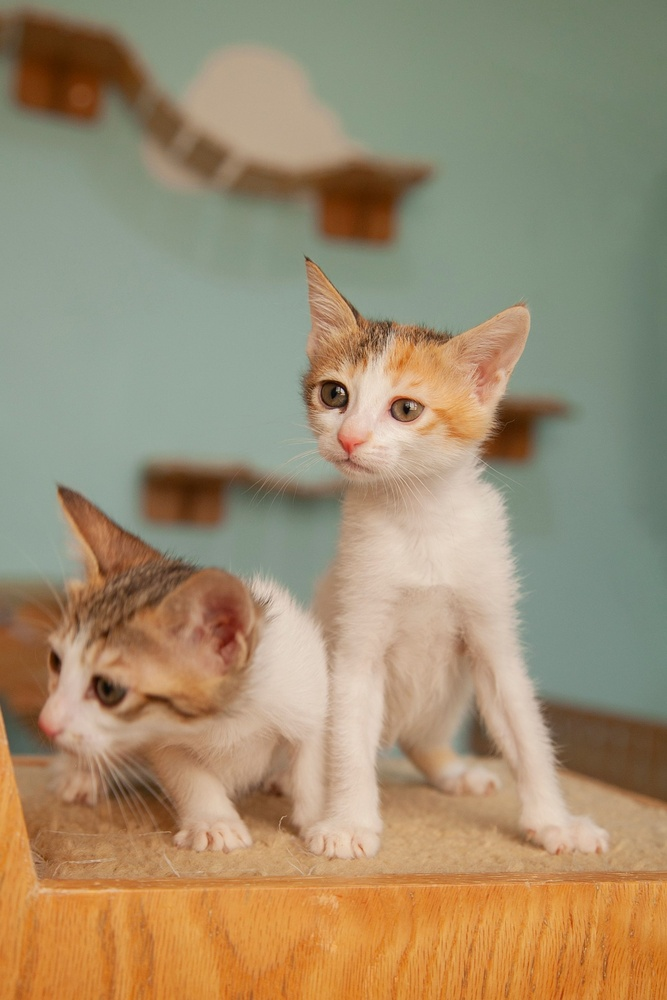
#> input picture Lab1/dataset/pexels.jpg, 667 x 1000 px, shrunk from 1856 x 2784 before the run
$ python gammacorrection.py
#> lines starting #> are read from the running program, lines starting #| are printed output that depends on the picture
import cv2
import numpy as np
import matplotlib.pyplot as plt
import os

# -----------------------------------------
# PATHS
# -----------------------------------------

image_path = "../dataset/pexels.jpg"
output_folder = "../output"

# Create output folder if it doesn't exist
os.makedirs(output_folder, exist_ok=True)


# -----------------------------------------
# READ IMAGE
# -----------------------------------------

img = cv2.imread(image_path, cv2.IMREAD_GRAYSCALE)
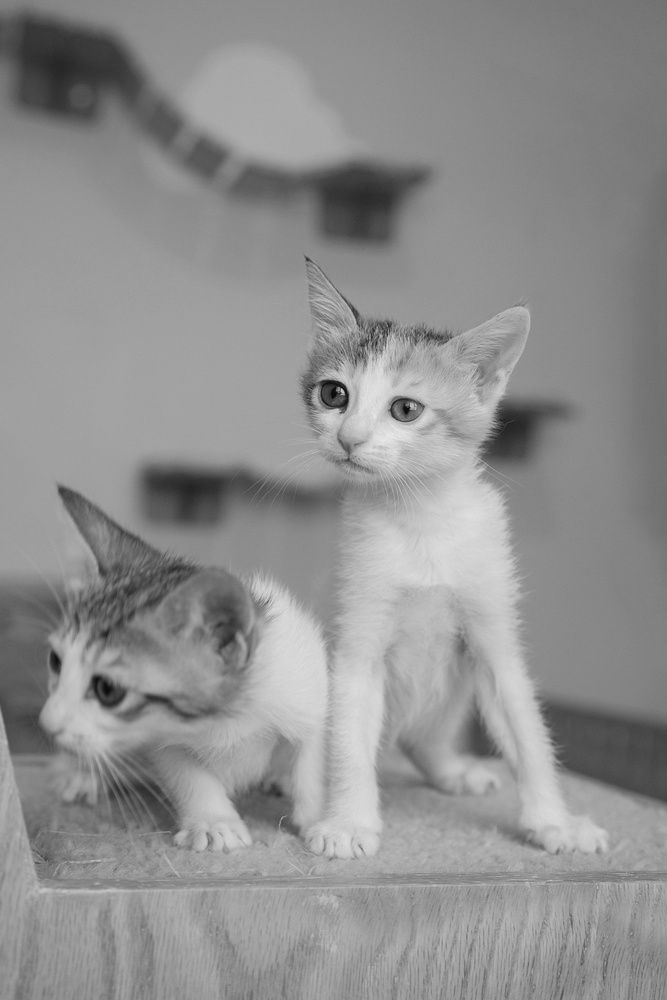
#> img: shape (1000, 667); min 6, max 234, mean 143.5

if img is None:
    print("Image not found!")
    exit()


# -----------------------------------------
# GAMMA VALUE
# -----------------------------------------

gamma = 2.2


# -----------------------------------------
# CREATE LOOKUP TABLE
# -----------------------------------------

table = np.array(
    [((i / 255.0) ** (1 / gamma)) * 255
     for i in np.arange(256)]
).astype("uint8")


# -----------------------------------------
# APPLY GAMMA CORRECTION
# -----------------------------------------

gamma_img = cv2.LUT(img, table)
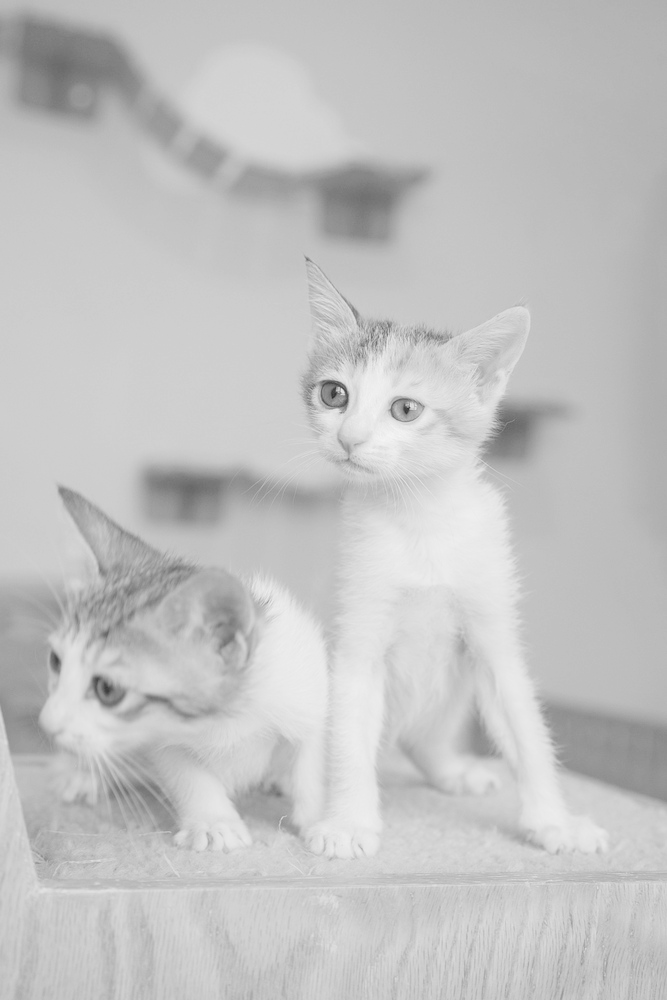
#> gamma_img: shape (1000, 667); min 46, max 245, mean 194.5


# -----------------------------------------
# SAVE OUTPUT
# -----------------------------------------

output_path = os.path.join(
    output_folder,
    "gamma_corrected.png"
)

cv2.imwrite(output_path, gamma_img)

print("Gamma corrected image saved at:")
print(output_path)


# -----------------------------------------
# DISPLAY IMAGES
# -----------------------------------------

plt.figure(figsize=(8, 4))

plt.subplot(1, 2, 1)
plt.imshow(img, cmap="gray")
plt.title("Original Image")
plt.axis("off")

plt.subplot(1, 2, 2)
plt.imshow(gamma_img, cmap="gray")
plt.title("Gamma Corrected")
plt.axis("off")

plt.tight_layout()
plt.show()
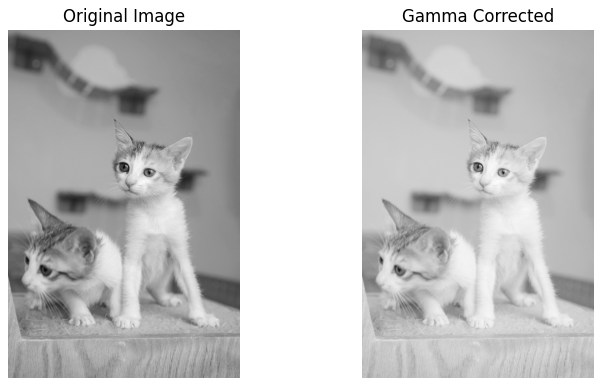
#> figure drawn by matplotlib, 2 panels
